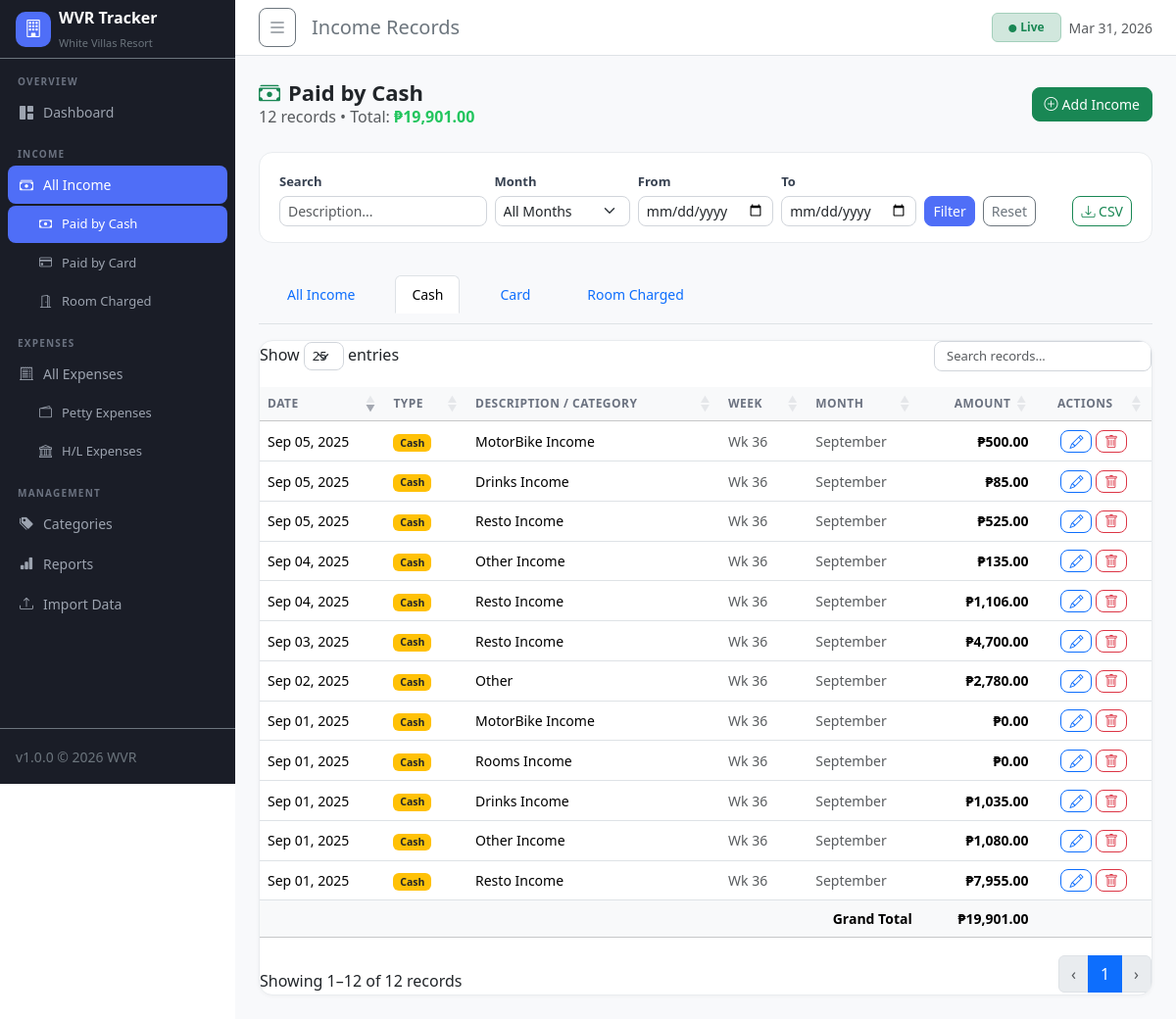
/income.php?type=cash, run on the app's committed database.
### tables this page shows
CREATE TABLE IF NOT EXISTS income_cash (
    id INT AUTO_INCREMENT PRIMARY KEY,
    date DATE NOT NULL,
    category VARCHAR(100) NOT NULL,
    amount DECIMAL(12,2) NOT NULL DEFAULT 0.00,
    week_number INT,
    month VARCHAR(20),
    notes TEXT DEFAULT NULL,
    created_at TIMESTAMP DEFAULT CURRENT_TIMESTAMP,
    updated_at TIMESTAMP DEFAULT CURRENT_TIMESTAMP ON UPDATE CURRENT_TIMESTAMP,
    INDEX idx_date (date),
    INDEX idx_category (category),
    INDEX idx_week (week_number)
);

### config.php (called while the page is built, shortened)
<?php
class Database {
    private static ?PDO $instance = null;
    public static function getInstance(): PDO {
        if (self::$instance === null) {
            $dsn = "mysql:host=" . DB_HOST . ";dbname=" . DB_NAME . ";charset=" . DB_CHARSET;
            $options = [
                PDO::ATTR_ERRMODE            => PDO::ERRMODE_EXCEPTION,
                PDO::ATTR_DEFAULT_FETCH_MODE => PDO::FETCH_ASSOC,
                PDO::ATTR_EMULATE_PREPARES   => false,
            ];
            try {
                self::$instance = new PDO($dsn, DB_USER, DB_PASS, $options);
            } catch (PDOException $e) {
                die('<div style="font-family:sans-serif;padding:40px;background:#fee;border:2px solid red;border-radius:8px;margin:20px;">
                    <h2>Database Connection Error</h2>
                    <p>' . htmlspecialchars($e->getMessage()) . '</p>
                    <p>Please check your database settings in <code>config.php</code></p>
                </div>');
            }
        }
        return self::$instance;
    }
    public static function query(string $sql, array $params = []): PDOStatement {
        $stmt = self::getInstance()->prepare($sql);
        $stmt->execute($params);
        return $stmt;
    }
    public static function fetchAll(string $sql, array $params = []): array {
        return self::query($sql, $params)->fetchAll();
    }
}

### functions.php (called while the page is built, shortened)
<?php
require_once __DIR__ . '/config.php';
function formatCurrency(float $amount): string {
    return CURRENCY . number_format($amount, 2);
}
function parseDate(string $raw): int|false {
    $raw = trim(preg_replace('/[\x{FEFF}\x{00A0}\x{200B}]/u', '', $raw));
    $raw = preg_replace('/\s+\d{1,2}:\d{2}(:\d{2})?(\s*(AM|PM))?$/i', '', trim($raw));
    $raw = preg_replace('/T\d{2}:\d{2}(:\d{2})?.*$/', '', $raw);
    $raw = trim($raw);
    if (preg_match('/^(\d{1,2})\/(\d{1,2})\/(\d{4})$/', $raw, $m)) {
        $p1 = (int)$m[1]; $p2 = (int)$m[2]; $yr = (int)$m[3];
        if ($p1 > 12) {
            $ts = mktime(0, 0, 0, $p2, $p1, $yr);
        } else {
            $ts = mktime(0, 0, 0, $p1, $p2, $yr);
        }
        return ($ts && $ts > 0) ? $ts : false;
    }
    if (preg_match('/^(\d{1,2})-(\d{1,2})-(\d{4})$/', $raw, $m)) {
        $p1 = (int)$m[1]; $p2 = (int)$m[2]; $yr = (int)$m[3];
        if ($p1 > 12) {
            $ts = mktime(0, 0, 0, $p2, $p1, $yr);
        } else {
            $ts = mktime(0, 0, 0, $p1, $p2, $yr);
        }
        return ($ts && $ts > 0) ? $ts : false;
    }
    if (preg_match('/^(\d{1,2})\.(\d{1,2})\.(\d{4})$/', $raw, $m)) {
        $p1 = (int)$m[1]; $p2 = (int)$m[2]; $yr = (int)$m[3];
        if ($p1 > 12) {
            $ts = mktime(0, 0, 0, $p2, $p1, $yr);
        } else {
            $ts = mktime(0, 0, 0, $p1, $p2, $yr);
        }
        return ($ts && $ts > 0) ? $ts : false;
    }
    if (preg_match('/^(\d{4})-(\d{2})-(\d{2})$/', $raw, $m)) {
        $ts = mktime(0, 0, 0, (int)$m[2], (int)$m[3], (int)$m[1]);
        return ($ts && $ts > 0) ? $ts : false;
    }
    $ts = strtotime($raw);
    return $ts;
}
function formatDate(string $date): string {
    $ts = parseDate($date);
    return $ts ? date('M d, Y', $ts) : htmlspecialchars($date);
}
function getAvailableMonths(): array {
    $sql = "SELECT DISTINCT DATE_FORMAT(date,'%Y-%m') AS ym, DATE_FORMAT(date,'%M %Y') AS label
            FROM (
                SELECT date FROM petty_expenses
                UNION SELECT date FROM hl_expenses
                UNION SELECT date FROM income_cash
                UNION SELECT date FROM income_card
                UNION SELECT date FROM income_roomcharged
            ) d
            ORDER BY ym DESC";
    return Database::fetchAll($sql);
}

### income.php (the view, shortened to what this page needs)
<?php
require_once 'config.php';
require_once 'functions.php';
$type   = $_GET['type']     ?? 'all';
$search = trim($_GET['search'] ?? '');
$month  = $_GET['filter_month'] ?? '';
$dateFrom = $_GET['date_from'] ?? '';
$dateTo   = $_GET['date_to']   ?? '';
function buildIncomeQuery(string $type, string $search, string $month, string $dateFrom, string $dateTo): array {
    $params = [];
    $conditions = [];
    $where = $conditions ? 'WHERE ' . implode(' AND ', $conditions) : '';
    if ($type === 'cash') {
        return [
            "SELECT id,'cash' AS src, date, category AS description, amount, week_number, month FROM income_cash $where ORDER BY date DESC, id DESC",
            $params, 'Paid by Cash'
        ];
    }
}
[$sql, $params, $typeLabel] = buildIncomeQuery($type, $search, $month, $dateFrom, $dateTo);
$records = Database::fetchAll($sql, $params);
$total   = array_sum(array_column($records, 'amount'));
$months  = getAvailableMonths();
include 'includes/header.php';
?>
<div class="page-header d-flex justify-content-between align-items-center">
    <div>
        <h1><i class="bi bi-cash-stack me-2 text-success"></i><?= $typeLabel ?></h1>
        <p class="text-muted mb-0"><?= count($records) ?> records &bull; Total: <strong class="amount-income"><?= formatCurrency($total) ?></strong></p>
    </div>
    <a href="add_income.php?type=<?= htmlspecialchars($type) ?>" class="btn btn-success">
        <i class="bi bi-plus-circle me-1"></i>Add Income
    </a>
</div>
<div class="filter-bar mb-4">
    <form method="GET" class="row g-2 align-items-end">
        <div class="col-md-3">
            <label class="form-label mb-1">Search</label>
            <input type="text" name="search" class="form-control form-control-sm" placeholder="Description..." value="<?= htmlspecialchars($search) ?>">
        </div>
        <div class="col-md-2">
            <label class="form-label mb-1">Month</label>
            <select name="filter_month" class="form-select form-select-sm">
                <option value="">All Months</option>
            </select>
        </div>
        <div class="col-md-2">
            <label class="form-label mb-1">From</label>
            <input type="date" name="date_from" class="form-control form-control-sm" value="<?= $dateFrom ?>">
        </div>
        <div class="col-md-2">
            <label class="form-label mb-1">To</label>
            <input type="date" name="date_to" class="form-control form-control-sm" value="<?= $dateTo ?>">
        </div>
        <div class="col-md-3 d-flex gap-2">
            <button class="btn btn-primary btn-sm">Filter</button>
            <a href="income.php?type=<?= $type ?>" class="btn btn-outline-secondary btn-sm">Reset</a>
            <a href="exports/export.php?table=income_<?= $type ?>&<?= http_build_query($_GET) ?>" class="btn btn-outline-success btn-sm ms-auto">
                <i class="bi bi-download"></i> CSV
            </a>
        </div>
    </form>
</div>
<ul class="nav nav-tabs mb-3">
    <?php foreach (['all'=>'All Income','cash'=>'Cash','card'=>'Card','room'=>'Room Charged'] as $k=>$v): ?>
    <li class="nav-item">
        <a class="nav-link <?= $type===$k?'active':'' ?>" href="income.php?type=<?= $k ?>">
            <?= $v ?>
        </a>
    </li>
    <?php endforeach; ?>
</ul>
<div class="data-card">
    <div class="table-responsive">
        <table class="table table-hover datatable mb-0">
            <thead class="table-light">
                <tr>
                    <th>Date</th>
                    <th>Type</th>
                    <th>Description / Category</th>
                    <th>Week</th>
                    <th>Month</th>
                    <th class="text-end">Amount</th>
                    <th class="text-center">Actions</th>
                </tr>
            </thead>
            <tbody>
            <?php foreach ($records as $r): ?>
                <tr>
                    <td><?= formatDate($r['date']) ?></td>
                    <td>
                        <?php if ($r['src']==='cash'): ?>
                            <span class="badge bg-warning text-dark">Cash</span>
                        <?php elseif ($r['src']==='card'): ?>
                            <span class="badge bg-purple" style="background:#7c3aed">Card</span>
                        <?php else: ?>
                            <span class="badge bg-info text-dark">Room</span>
                        <?php endif; ?>
                    </td>
                    <td><?= htmlspecialchars($r['description']) ?></td>
                    <td class="text-muted">Wk <?= $r['week_number'] ?></td>
                    <td class="text-muted"><?= $r['month'] ?></td>
                    <td class="text-end amount-income"><?= formatCurrency($r['amount']) ?></td>
                    <td class="text-center">
                        <a href="edit_income.php?id=<?= $r['id'] ?>&type=<?= $r['src'] ?>" class="btn btn-sm btn-outline-primary py-0 px-2">
                            <i class="bi bi-pencil"></i>
                        </a>
                        <a href="delete.php?table=income_<?= $r['src'] ?>&id=<?= $r['id'] ?>&redirect=income.php?type=<?= $type ?>"
                           class="btn btn-sm btn-outline-danger py-0 px-2 btn-delete">
                            <i class="bi bi-trash"></i>
                        </a>
                    </td>
                </tr>
            <?php endforeach; ?>
            </tbody>
            <tfoot>
                <tr class="table-light fw-bold">
                    <td colspan="5" class="text-end">Grand Total</td>
                    <td class="text-end amount-income"><?= formatCurrency($total) ?></td>
                    <td></td>
                </tr>
            </tfoot>
        </table>
    </div>
</div>
<?php include 'includes/footer.php'; ?>

### assets/css/style.css (style rules this page uses)
:root { --sidebar-width: 240px; --sidebar-bg: #1a1d27; --accent: #4f6ef7; --accent-soft: #eef1ff; --income: #22c55e; --expense: #ef4444; --neutral: #6b7280; --card-radius: 14px; }
.nav-item { display: flex; align-items: center; gap: 10px; padding: 9px 12px; border-radius: 8px; color: #9ca3af; text-decoration: none; font-size: 14px; font-weight: 500; transition: all 0.15s; margin-bottom: 2px; }
.data-card { background: #fff; border-radius: var(--card-radius); border: 1px solid #e9ecef; box-shadow: 0 1px 4px rgba(0,0,0,.04); overflow: hidden; }
.table th { font-size: 12px; text-transform: uppercase; letter-spacing: .5px; color: #6b7280; font-weight: 600; border-top: none; white-space: nowrap; }
.table td { vertical-align: middle; font-size: 14px; }
.amount-income { color: var(--income); font-weight: 600; }
.filter-bar { background: #fff; border: 1px solid #e9ecef; border-radius: var(--card-radius); padding: 16px 20px; margin-bottom: 20px; }
.page-header { margin-bottom: 24px; }
.page-header h1 { font-size: 22px; font-weight: 700; margin: 0; }
.form-label { font-size: 13px; font-weight: 600; color: #374151; }
.form-control, .form-select { font-size: 14px; border-radius: 8px; border-color: #d1d5db; }
.btn { border-radius: 8px; font-size: 14px; font-weight: 500; }
.btn-primary { background: var(--accent); border-color: var(--accent); }

### data on the page
income_cash: date "Sep 05, 2025", category "MotorBike Income", week_number "36", month "September", amount "₱500.00"
income_cash: date "Sep 05, 2025", category "Drinks Income", week_number "36", month "September", amount "₱85.00"
income_cash: date "Sep 05, 2025", category "Resto Income", week_number "36", month "September", amount "₱525.00"
income_cash: date "Sep 04, 2025", category "Other Income", week_number "36", month "September", amount "₱135.00"
income_cash: date "Sep 04, 2025", category "Resto Income", week_number "36", month "September", amount "₱1,106.00"
income_cash: date "Sep 03, 2025", category "Resto Income", week_number "36", month "September", amount "₱4,700.00"
income_cash: date "Sep 02, 2025", category "Other", week_number "36", month "September", amount "₱2,780.00"
income_cash: date "Sep 01, 2025", category "MotorBike Income", week_number "36", month "September", amount "₱0.00"
income_cash: date "Sep 01, 2025", category "Rooms Income", week_number "36", month "September", amount "₱0.00"
income_cash: date "Sep 01, 2025", category "Drinks Income", week_number "36", month "September", amount "₱1,035.00"
income_cash: date "Sep 01, 2025", category "Other Income", week_number "36", month "September", amount "₱1,080.00"
income_cash: date "Sep 01, 2025", category "Resto Income", week_number "36", month "September", amount "₱7,955.00"

### other printed values
$pageTitle "Income Records"
$typeLabel "Paid by Cash"
count($records) "12"
formatCurrency($total) "₱19,901.00"
$v "All Income"
$v "Cash"
$v "Card"
$v "Room Charged"
